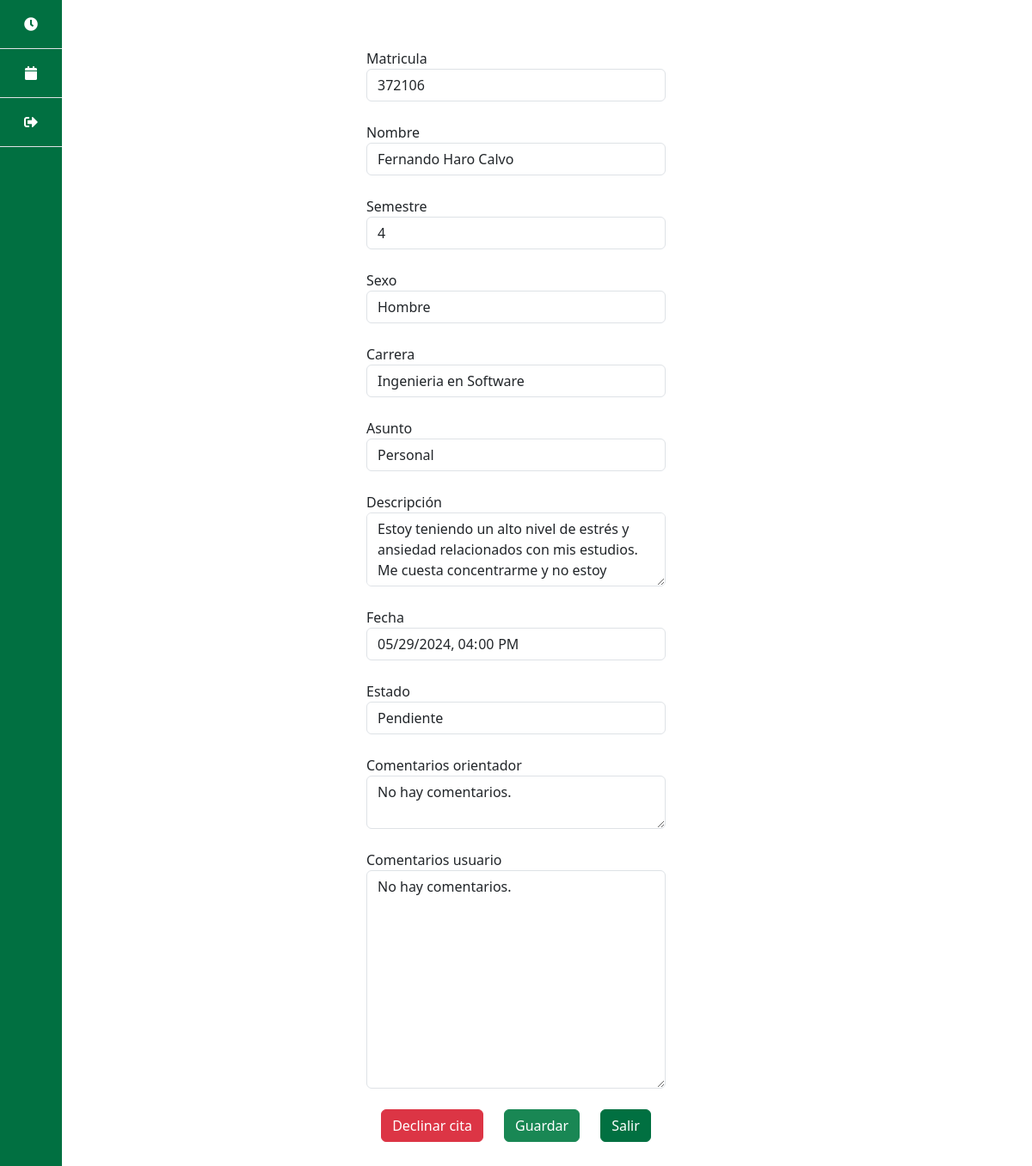
The page /citas/56 (signed in) on the database as committed earlier.
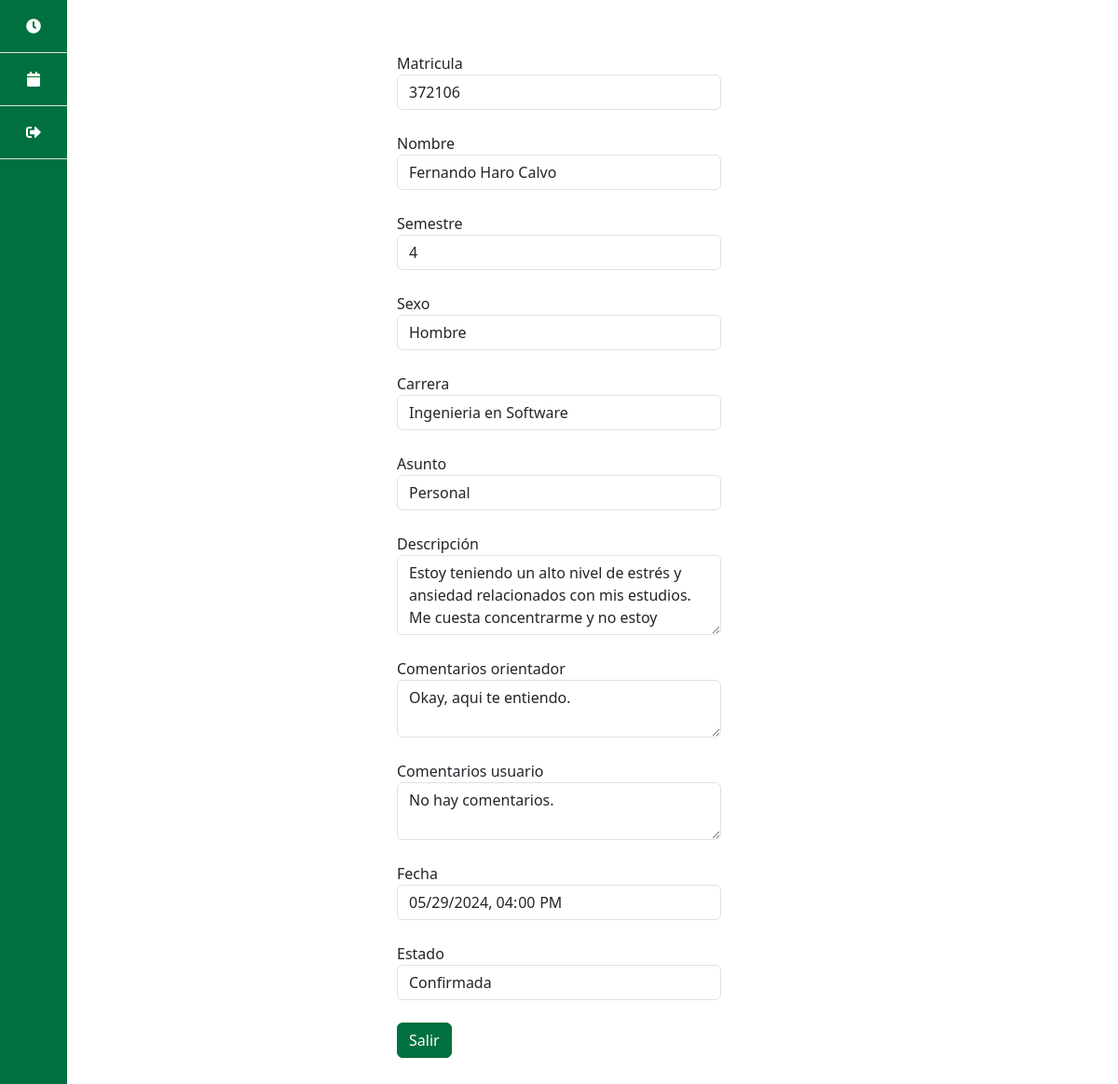
The same page on the database as committed later.
### paginas/models.py (models this page shows, shortened)
class Cita(models.Model):
    PENDIENTE = 'Pendiente'
    CONFIRMADA = 'Confirmada'
    DECLINADA = 'Declinada'
    ESTADOS_CITA = [
        (PENDIENTE, 'Pendiente'),
        (CONFIRMADA, 'Confirmada'),
        (DECLINADA, 'Declinada'),
    ]
    HOMBRE = 'Hombre'
    MUJER = 'Mujer'
    PREFIERO_NO_DECIRLO = 'Prefiero no decirlo'
    GENERO = [
        (HOMBRE, 'Hombre'),
        (MUJER, 'Mujer'),
        (PREFIERO_NO_DECIRLO, 'Prefiero no decirlo'),
    ]
    INGENIERIA_CIVIL = 'Ingenieria Civil'
    INGENIERIA_ELECTRONICA = 'Ingenieria en Electronica'
    INGENIERIA_COMPUTACION = 'Ingenieria en Computacion'
    INGENIERIA_INDUSTRIAL = 'Ingenieria Industrial'
    INGENIERIA_NANOTECNOLOGIA = 'Ingenieria en Nanatecnologia'
    INGENIERIA_SOFTWARE = 'Ingenieria en Software'
    BIOINGENIERIA = 'Bioingenieria'
    ARQUITECTURA = 'Arquitectura'
    CARRERAS = [
        (INGENIERIA_CIVIL,  'Ingenieria Civil'),
        (INGENIERIA_ELECTRONICA,  'Ingenieria en Electronica'),
        (INGENIERIA_COMPUTACION,  'Ingenieria en Computacion'),
        (INGENIERIA_INDUSTRIAL,  'Ingenieria Industrial'),
        (INGENIERIA_NANOTECNOLOGIA,  'Ingenieria en Nanotecnologia'),
        (INGENIERIA_SOFTWARE,  'Ingenieria en Software y Tecnologias Emergentes'),
        (BIOINGENIERIA,  'Bioingenieria'),
        (ARQUITECTURA,  'Arquitectura'),
    ]
    ACADEMICA = 'Academica'
    PERSONAL = 'Personal'
    VOCACIONAL = 'Vocacional'
    BAJA = 'Baja'
    PSICOLOGICA = 'Psicologica'
    ASUNTOS = [
        (ACADEMICA, 'Academica'),
        (PERSONAL, 'Personal'),
        (VOCACIONAL, 'Vocacional'),
        (BAJA, 'Baja'),
        (PSICOLOGICA, 'Psicologica'),
    ]
    PRIMERO = '1'
    SEGUNDO = '2'
    TERCERO = '3'
    CUARTO = '4'
    QUINTO = '5'
    SEXTO = '6'
    SEPTIMO = '7'
    OCTAVO = '8'
    NOVENO = '9'
    SEMESTRES = [
        (PRIMERO, '1'),
        (SEGUNDO, '2'),
        (TERCERO, '3'),
        (CUARTO, '4'),
        (QUINTO, '5'),
        (SEXTO, '6'),
        (SEPTIMO, '7'),
        (OCTAVO, '8'),
        (NOVENO, '9'),
    ]
    matricula = models.CharField(max_length=8)
    apellido_paterno = models.CharField(max_length=20)
    apellido_materno = models.CharField(max_length=20)
    nombre = models.CharField(max_length=40)
    descripcion = models.TextField(max_length=200)
    fecha = models.DateTimeField()
    semestre = models.CharField(
        max_length=2,
        choices=SEMESTRES,
        default=PRIMERO
    )
    comentarios_orientador = models.TextField(
        max_length=200,
        default="No hay comentarios."
    )
    comentarios_usuario = models.TextField(
        max_length=200,
        default="No hay comentarios."
    )
    sexo = models.CharField(
        max_length=20,
        choices=GENERO,
        default=PREFIERO_NO_DECIRLO,
    )
    estado = models.CharField(
        max_length=11,
        choices=ESTADOS_CITA,
        default=PENDIENTE,
    )
    carrera = models.CharField(
        max_length=50,
        choices=CARRERAS,
        default=INGENIERIA_SOFTWARE
    )
    asunto = models.CharField(
        max_length=50,
        choices=ASUNTOS,
        default=ACADEMICA
    )
    solicitada = models.DateTimeField(auto_now_add=True)
    user = models.ForeignKey(User, on_delete=models.CASCADE)

### paginas/views.py (the view, shortened to what this page needs)
# urls.py: path('citas/<int:id_cita>', views.detalle_cita, name = 'detalle_cita'),
def detalle_cita(request, id_cita):
    if request.user.is_staff:
        if request.method == "GET":
            cita = get_object_or_404(Cita, pk=id_cita)
            form = FormularioCita(instance=cita, user = request.user)
            return render(request, 'detalle_cita.html', {'cita': cita, 'form': form})
        else:
            try:
                cita = get_object_or_404(Cita, pk=id_cita)
                form = FormularioCita(request.POST, instance=cita, user = request.user)
                action = request.POST.get('action')
                if action == 'save':
                    form.save()
                    if cita.estado == 'Confirmada':
                        horario = Horario.objects.filter(inicio__lte=cita.fecha).last()
                        if horario is not None:
                            print("debug " + str(horario))
                            horario.estado = 'cita_agendada'
                            horario.save()
                cita.save()
                return redirect('citas')
            except ValueError:
                return render(request, 'detalle_cita.html', {
                    'cita': cita,
                    'form': form,
                    'error': 'Por favor, verifica los datos ingresados'
                })
    else:
        if request.method == "GET":
            cita = get_object_or_404(Cita, pk=id_cita, user=request.user)
            form = FormularioCita(instance=cita, user = request.user)
            return render(request, 'detalle_cita.html', {'cita': cita, 'form': form})

### paginas/templates/detalle_cita.html (shortened to what this page needs)
{% extends 'base.html' %}
{% block content %}
{% load widget_tweaks %}
<div class="container pt-3 pb-5">
  <div class="row justify-content-center">
    <div class="col-md-4">
        <form method="POST" class="mb-4 gap-2">
          <div class="form-group mb-4">
            <label>Matricula</label>
            <input type="text" class="form-control" value="{{ form.matricula.value }}" readonly>
          </div>
          <div class="form-group mb-4">
            <label>Nombre</label>
            <input type="text" class="form-control" value="{{ form.nombre.value }} {{ form.apellido_paterno.value }} {{ form.apellido_materno.value }}" readonly>
          </div>
          <div class="form-group mb-4">
            <label>Semestre</label>
            <input type="text" class="form-control" value="{{ form.semestre.value }}" readonly>
          </div>
          <div class="form-group mb-4">
            <label>Sexo</label>
            <input type="text" class="form-control" value="{{ form.sexo.value }}" readonly>
          </div>
          <div class="form-group mb-4">
            <label>Carrera</label>
            <input type="text" class="form-control" value="{{ form.carrera.value }}" readonly>
          </div>
          <div class="form-group mb-4">
            <label>Asunto</label>
            <input type="text" class="form-control" value="{{ form.asunto.value }}" readonly>
          </div>
          <div class="form-group mb-4">
            <label>Descripción</label>
            <textarea class="form-control" rows="3" readonly>{{ form.descripcion.value }}</textarea>
          </div>
          {% if form.estado.value == 'Declinada' or form.estado.value == 'Confirmada' %}
            <div class="form-group mb-4">
              <label>Comentarios orientador</label>
              <textarea class="form-control" readonly>{{ form.comentarios_orientador.value }}</textarea>
            </div>
            <div class="form-group mb-4">
              <label>Comentarios usuario</label>
              <textarea class="form-control" readonly>{{ form.comentarios_usuario.value }}</textarea>
            </div>
            <div class="form-group mb-4">
              <label>Fecha</label>
              <input type="datetime-local" class="form-control" value="{{ form.fecha.value|date:'Y-m-d H:i:s' }}" readonly>
            </div>
            <div class="form-group mb-4">
              <label>Estado</label>
              <input type="text" class="form-control" value="{{ form.estado.value }}" readonly>
            </div>
            <button type="submit" name="action" value="salir" class="btn btn-primary">Salir</button>
          {% else %}
            {% if not request.user.is_staff %}
              <div class="form-group mb-4">
                <label>Fecha</label>
                <input type="datetime-local" class="form-control" value="{{ form.fecha.value|date:'Y-m-d H:i:s' }}" readonly>
              </div>
              <div class="form-group mb-4">
                <label>Estado</label>
                <input type="text" class="form-control" value="{{ form.estado.value }}" readonly>
              </div>
              <div class="form-group mb-4">
                <label>Comentarios orientador</label>
                <textarea class="form-control" readonly>{{ form.comentarios_orientador.value }}</textarea>
              </div>
              <div class="form-group mb-4">
                <label>Comentarios usuario</label>
                {{ form.comentarios_usuario|add_class:"form-control" }}
              </div>
              <div class="d-flex gap-4 justify-content-center">
                <button type="submit" name="action" value="cancel" class="btn btn-danger">Declinar cita</button>
                <button type="submit" name="action" value="save" class="btn btn-success">Guardar</button>
                <button type="submit" name="action" value="salir" class="btn btn-primary">Salir</button>
              </div>
            {% endif %}
          {% endif %}
        </form>
    </div>
  </div>
</div>
{% endblock %}

### paginas/templates/base.html (shortened to what this page needs)
<!DOCTYPE html>
<html lang="es">
    <head>
        {% load static %}
        <link
            href="https://cdn.jsdelivr.net/npm/bootstrap@5.3.3/dist/css/bootstrap.min.css"
            rel="stylesheet"
        />
        <link
            rel="stylesheet"
            href="https://cdnjs.cloudflare.com/ajax/libs/font-awesome/5.15.3/css/all.min.css"
        />
        <link rel="stylesheet" href="{% static 'css/styles.css' %}" />
    </head>
    <body>
        <div class="d-flex">
            <div
                class="d-flex flex-column flex-shrink-0 h-100"
                style="
                    position: fixed;
                    width: 4.5rem;
                    background-color: #017041;
                    min-height: 100vh;
                "
            >
                <ul
                    class="nav nav-pills nav-flush flex-column mb-auto text-center"
                >
                    {% if user.is_authenticated %}
                    <li>
                        <a
                            href="/citas_pendientes/"
                            class="nav-link  py-3 border-bottom rounded-0"
                            data-bs-toggle="tooltip"
                            data-bs-placement="right"
                            aria-label="Citas"
                            data-bs-original-title="Citas"
                        >
                            <i class="fas fa-clock"></i>
                        </a>
                    </li>
                    <li>
                        <a
                            href="/horario"
                            class="nav-link {% if request.path == '/horario/' %}active{% endif %} py-3 border-bottom rounded-0"
                            data-bs-toggle="tooltip"
                            data-bs-placement="right"
                            aria-label="Horarios"
                            data-bs-original-title="Horarios"
                        >
                            <i class="fas fa-calendar"></i>
                        </a>
                    </li>
                    <li>
                        <a
                            href="/logout"
                            class="nav-link py-3 border-bottom rounded-0"
                            data-bs-toggle="tooltip"
                            data-bs-placement="right"
                            aria-label="Cerrar sesión"
                            data-bs-original-title="Cerrar sesión"
                        >
                            <i class="fas fa-sign-out-alt"></i>
                        </a>
                    </li>
                    {% endif %}
                </ul>
            </div>
            <div class="container mt-3">{% block content %} {% endblock %}</div>
        </div>
    </body>
</html>

### paginas/static/css/styles.css (style rules this page uses)
:root { --bs-primary: #017041; --bs-secondary: #f1a730; }
body .btn-primary { background-color: var(--bs-primary) !important; border-color: var(--bs-primary) !important; }
.nav-link { color: white !important; }

Rows that differ between the two databases and show on the page:
changed Cita "Fernando Haro Calvo": estado "Pendiente" → "Confirmada" (drawn); comentarios_usuario.value (not shown) → "No hay comentarios."; estado.value "Pendiente" → "Confirmada"; comentarios_orientador.value "No hay comentarios." → "Okay, aqui te entiendo."; comentarios_usuario "No hay comentarios." → (not shown)
Other text that changed with them:
text no longer shown: "Declinar cita Guardar"
